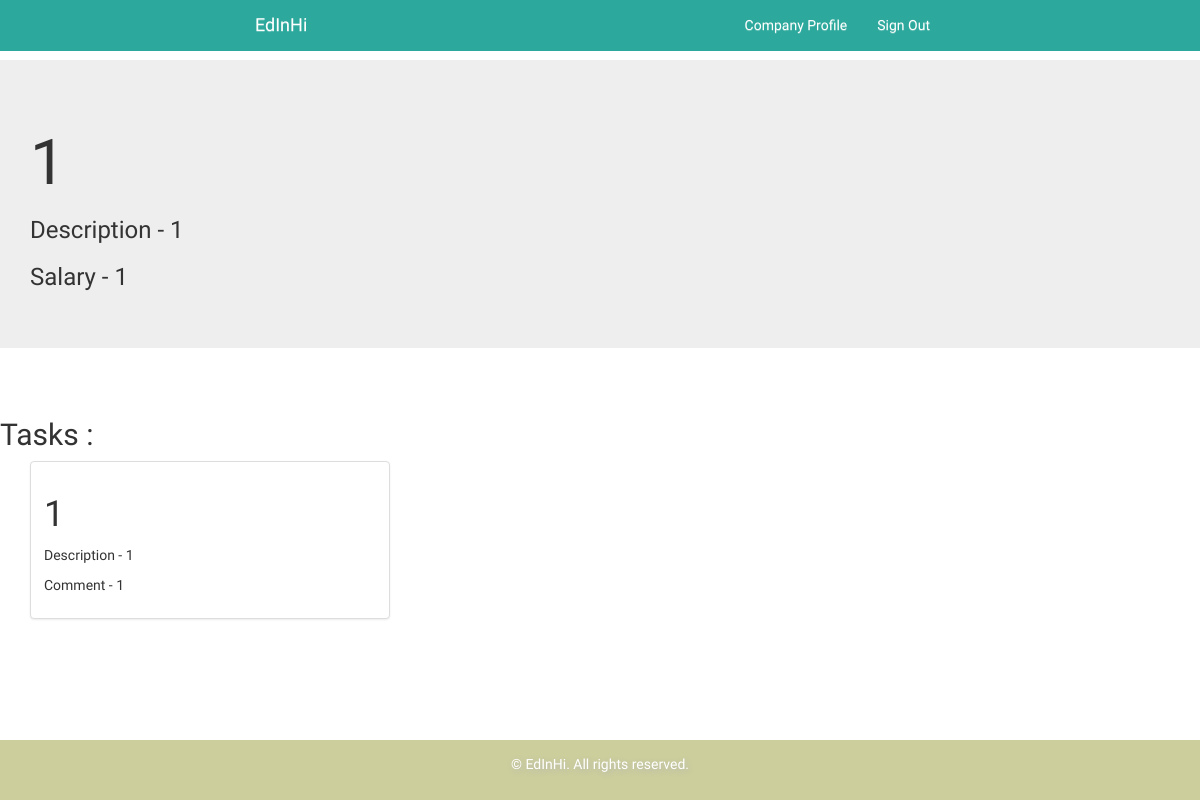
Screenshot of /companies/vacancy/3/ (signed in) with the database file from the repository.
### company/models.py (models this page shows)
class Vacancy(models.Model):
    name = models.CharField(max_length=100)
    description = models.TextField()
    salary = models.CharField(max_length=100)
    required_skills = models.ManyToManyField(Skill, blank=True)
    task = models.ManyToManyField(CompanyTask, blank=True)
    wishlist = models.ForeignKey(WishList, blank=True, null=True)

### tasks/models.py (models this page shows)
class CompanyTask(models.Model):
    name = models.CharField(max_length=200)
    comment_to_task = models.TextField()
    description = models.TextField()
    contact_email = models.EmailField()
    phone = models.CharField(max_length=20, null=True, blank=True)
    pub_date = models.DateTimeField('date published', default = timezone.now)

### companies_app/views.py (the view)
# urls.py: url(r'^vacancy/(?P<pk>[0-9]+)/', views.detail_vacancy, name='detail_vacancy'),
@login_required
def detail_vacancy(request, pk):
    vacancy = get_object_or_404(Vacancy, pk=pk)
    return render(request, 'companies/detail_vacancy.html', {'vacancy' : vacancy})

### companies_app/templates/companies/detail_vacancy.html (shortened to what this page needs)
{% extends 'main_app/base.html' %}
{% block content %}
    <br><br><br>
    <div class="jumbotron">
        <div class="container">
            <h1>{{ vacancy.name }}</h1>
            <h3>Description - {{ vacancy.description }}</h3>
            <h3>Salary - {{ vacancy.salary }}</h3>
        </div>
    </div>
    <br>
    <h2>Tasks : </h2>
    <div class="container">
        <div class="row">
            {% for each_task in vacancy.task.all %}
                <div class="col-md-4">
                    <div class="thumbnail">
                        <div class="caption">
                            <h1>{{ each_task.name }}</h1>
                            <p>Description - {{ each_task.description }}</p>
                            <p>Comment - {{ each_task.comment_to_task }}</p>
                        </div>
                    </div>
                </div>
            {% endfor %}
        </div>
    </div>
{% endblock %}

### main_app/static/css/main.css (style rules this page uses)
html { position: relative; min-height: 100%; }
p { font-family: 'Raleway', sans-serif; }
html h1, html h2, html h3, html h4, html h5, html h6 { font-family: 'Heebo', sans-serif; font-weight: 300; }
body { margin-bottom: 60px; }

### rows the page displays
Vacancy: name "1", description "1", salary "1"
CompanyTask: name "1", description "1", comment_to_task "1"
